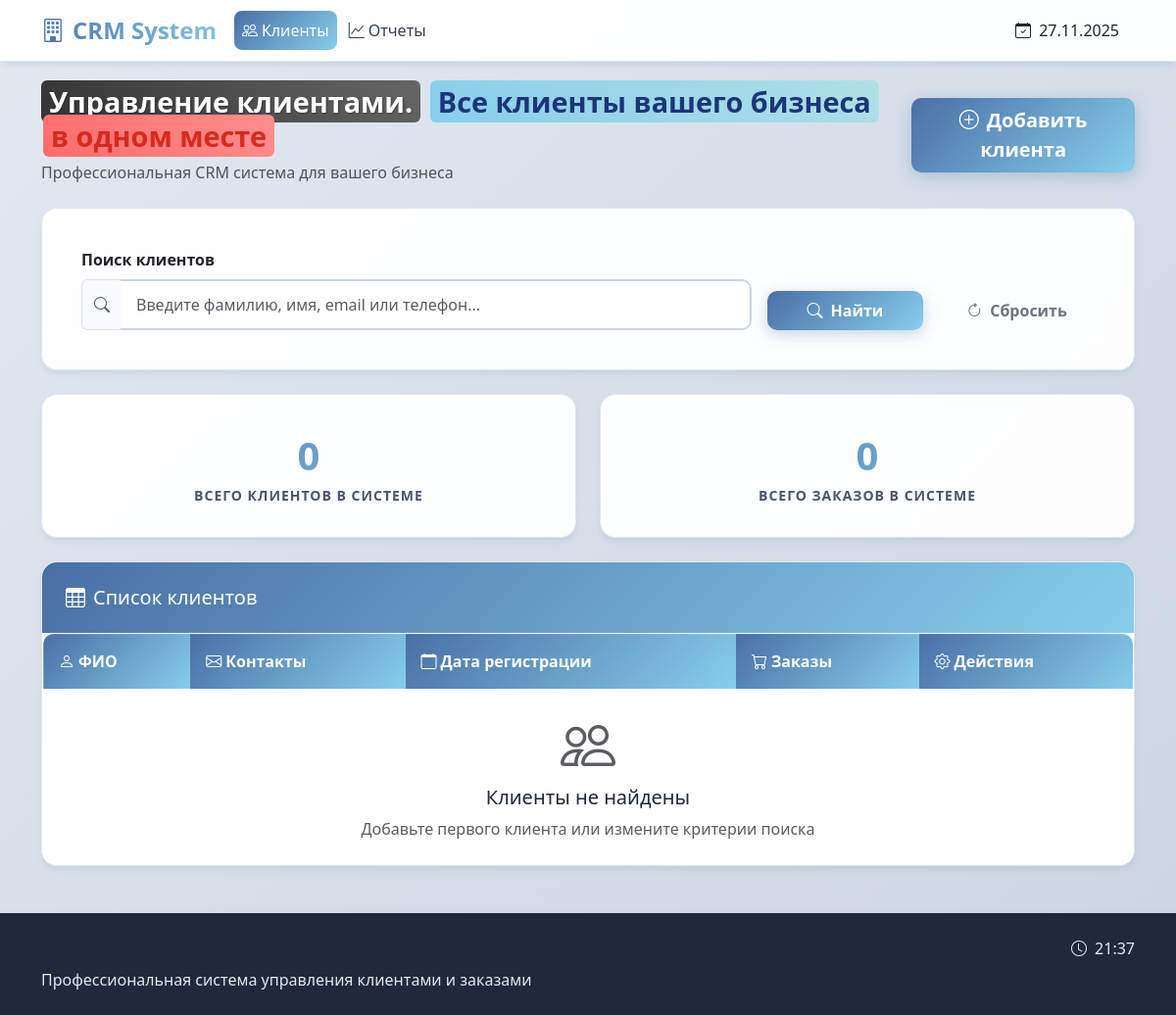
/, run on an earlier commit of the app's database.
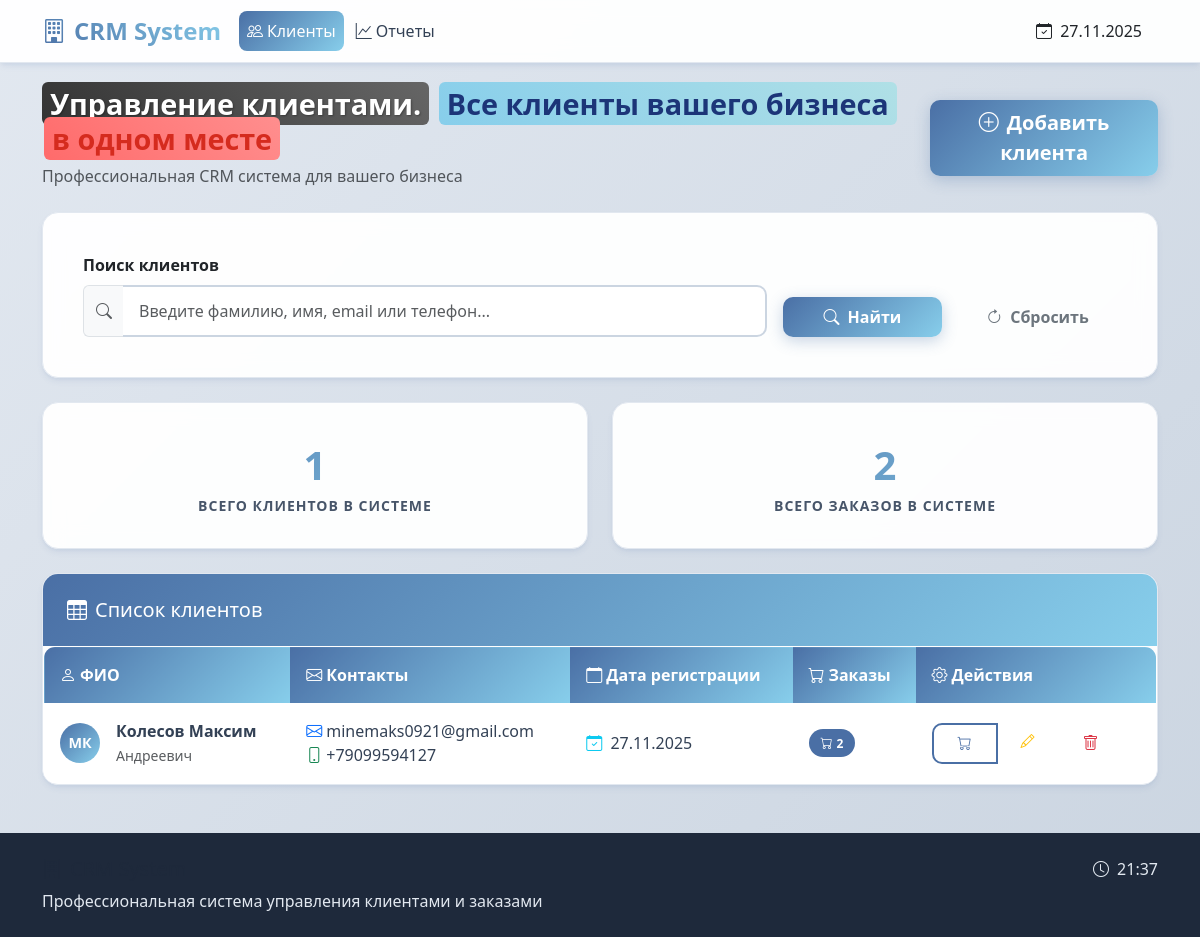
And on a later commit of the database.
### models.py (models this page shows)
class Customer(db.Model):
    id = db.Column(db.Integer, primary_key=True)
    last_name = db.Column(db.String(100), nullable=False)
    first_name = db.Column(db.String(100), nullable=False)
    middle_name = db.Column(db.String(100))
    email = db.Column(db.String(100))
    phone = db.Column(db.String(20))
    registration_date = db.Column(db.Date, nullable=False, default=datetime.utcnow)
    notes = db.Column(db.Text)
    orders = db.relationship('Order', backref='customer', lazy=True, cascade='all, delete-orphan')

### app.py (the view)
@app.route('/')
def index():
    search_query = request.args.get('search', '')
    page = request.args.get('page', 1, type=int)
    if search_query:
        customers = Customer.query.filter(
            db.or_(
                Customer.last_name.ilike(f'%{search_query}%'),
                Customer.first_name.ilike(f'%{search_query}%'),
                Customer.email.ilike(f'%{search_query}%'),
                Customer.phone.ilike(f'%{search_query}%')
            )
        ).paginate(page=page, per_page=10, error_out=False)
    else:
        customers = Customer.query.paginate(page=page, per_page=10, error_out=False)
    total_customers = Customer.query.count()
    total_orders = Order.query.count()
    return render_template('customers.html',
                         customers=customers,
                         search_query=search_query,
                         total_customers=total_customers,
                         total_orders=total_orders)

### app.py (called while the page is built)
@app.context_processor
def inject_now():
    return {'now': datetime.now()}

### templates/customers.html (shortened to what the changed rows need)
{% extends "base.html" %}
{% block content %}
<div class="row mb-4">
    <div class="col-12">
        <div class="d-flex justify-content-between align-items-center">
            <div>
                <h1 class="h3 mb-2">
                    <span class="russian-flag-text">
                        <span class="flag-white">Управление клиентами.</span>
                        <span class="flag-blue"> Все клиенты вашего бизнеса</span>
                        <span class="flag-red"> в одном месте</span>
                    </span>
                </h1>
            </div>
        </div>
    </div>
</div>
<div class="row mb-4">
    <div class="col-md-6">
        <div class="stat-card">
            <div class="stat-number">{{ total_customers }}</div>
            <div class="stat-label">Всего клиентов в системе</div>
        </div>
    </div>
    <div class="col-md-6">
        <div class="stat-card">
            <div class="stat-number">{{ total_orders }}</div>
            <div class="stat-label">Всего заказов в системе</div>
        </div>
    </div>
</div>
<div class="card">
    <div class="card-body p-0">
        <div class="table-responsive">
            <table class="table table-hover mb-0">
                <thead>
                    <tr>
                        <th><i class="bi bi-person me-1"></i>ФИО</th>
                        <th><i class="bi bi-envelope me-1"></i>Контакты</th>
                        <th><i class="bi bi-calendar me-1"></i>Дата регистрации</th>
                        <th><i class="bi bi-cart me-1"></i>Заказы</th>
                        <th><i class="bi bi-gear me-1"></i>Действия</th>
                    </tr>
                </thead>
                <tbody>
                    {% if customers and customers.items %}
                        {% for customer in customers.items %}
                        <tr>
                            <td>
                                <div class="d-flex align-items-center">
                                    <div class="avatar bg-primary text-white rounded-circle d-flex align-items-center justify-content-center me-3"
                                         style="width: 40px; height: 40px; font-size: 0.9rem;">
                                        {{ customer.first_name[0] }}{{ customer.last_name[0] }}
                                    </div>
                                    <div>
                                        <strong>{{ customer.last_name }} {{ customer.first_name }}</strong>
                                        {% if customer.middle_name %}
                                        <br><small class="text-muted">{{ customer.middle_name }}</small>
                                        {% endif %}
                                    </div>
                                </div>
                            </td>
                            <td>
                                {% if customer.email %}
                                <div><i class="bi bi-envelope me-1 text-primary"></i>{{ customer.email }}</div>
                                {% endif %}
                                {% if customer.phone %}
                                <div><i class="bi bi-phone me-1 text-success"></i>{{ customer.phone }}</div>
                                {% endif %}
                            </td>
                            <td>
                                <i class="bi bi-calendar-check me-1 text-info"></i>
                                {{ customer.registration_date.strftime('%d.%m.%Y') }}
                            </td>
                            <td>
                                <span class="badge bg-primary rounded-pill">
                                    <i class="bi bi-cart me-1"></i>{{ customer.orders|length }}
                                </span>
                            </td>
                            <td>
                                <div class="btn-group btn-group-sm">
                                    <a href="{{ url_for('customer_orders', customer_id=customer.id) }}"
                                       class="btn btn-outline-primary"
                                       data-bs-toggle="tooltip" title="Заказы">
                                        <i class="bi bi-cart"></i>
                                    </a>
                                    <a href="{{ url_for('edit_customer', customer_id=customer.id) }}"
                                       class="btn btn-outline-warning"
                                       data-bs-toggle="tooltip" title="Редактировать">
                                        <i class="bi bi-pencil"></i>
                                    </a>
                                    <form method="post" action="{{ url_for('delete_customer', customer_id=customer.id) }}"
                                          class="d-inline">
                                        <button type="submit"
                                                class="btn btn-outline-danger"
                                                data-bs-toggle="tooltip"
                                                title="Удалить"
                                                onclick="return confirm('Вы уверены, что хотите удалить клиента?')">
                                            <i class="bi bi-trash"></i>
                                        </button>
                                    </form>
                                </div>
                            </td>
                        </tr>
                        {% endfor %}
                    {% else %}
                        <tr>
                            <td colspan="5" class="text-center py-4">
                                <div class="text-muted">
                                    <i class="bi bi-people display-4 d-block mb-2"></i>
                                    <h5>Клиенты не найдены</h5>
                                    <p class="mb-0">Добавьте первого клиента или измените критерии поиска</p>
                                </div>
                            </td>
                        </tr>
                    {% endif %}
                </tbody>
            </table>
        </div>
    </div>
</div>
{% endblock %}

What changed in the data, as far as the page shows it:
added Customer: first_name "М", last_name "К", last_name "Колесов", first_name "Максим", middle_name "Андреевич", email "minemaks0921@gmail.com", phone "+79099594127", registration_date "27.11.2025", orders|length "2"
Also different on the page:
{{ total_customers }}: "0" → "1"
{{ total_orders }}: "0" → "2"
text no longer shown: "Клиенты не найдены Добавьте первого клиента или измените критерии поиска"
